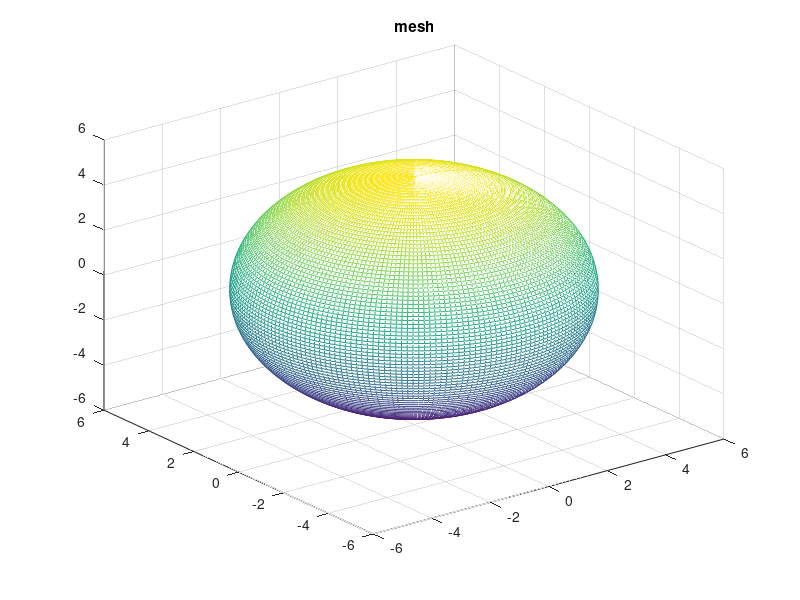

Reproduce this figure in MATLAB.
%% surf
a = input('a=');

[X,Y] = meshgrid(-10:0.5:10);
Z = a .* X .* exp(-X.^2 - Y.^2);
surf(X, Y, Z);
title('surf');

%% surfc
b = input('b=');
[r, beta] = meshgrid(-10:0.1:10,0:pi*0.1:2*pi);
X = r.*cos(beta);
Y = r.*sin(beta);
Z = b ./ r;
surfc(X, Y, Z);
title('surfc');

%% mesh
a = input('a=');
b = input('b=');

u=(0:0.01*pi:2*pi)';
v= -pi/2:0.01*pi:pi/2;

X=a*cos(u)*cos(v);
Y=a*sin(u)*cos(v);
Z=b*sin(v).*ones(size(u));

mesh(X,Y,Z);
title('mesh');